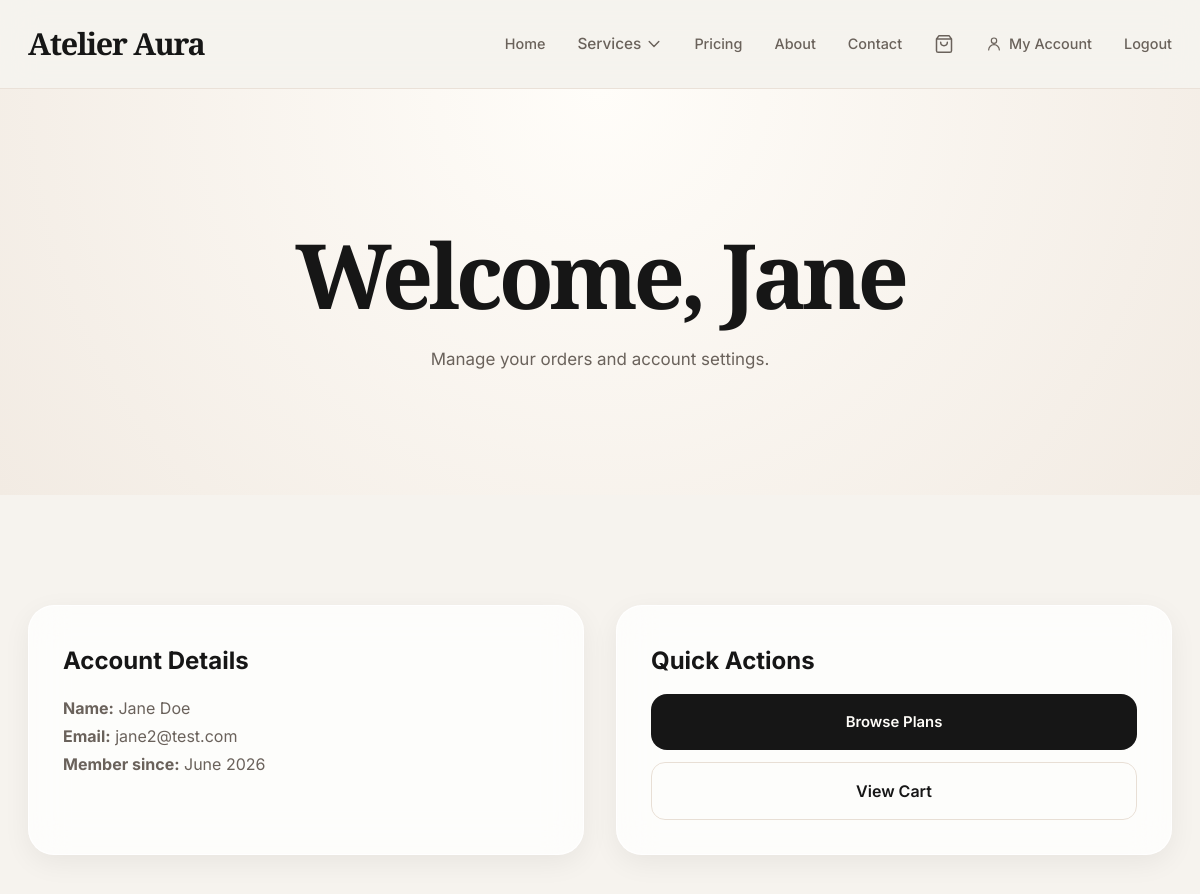
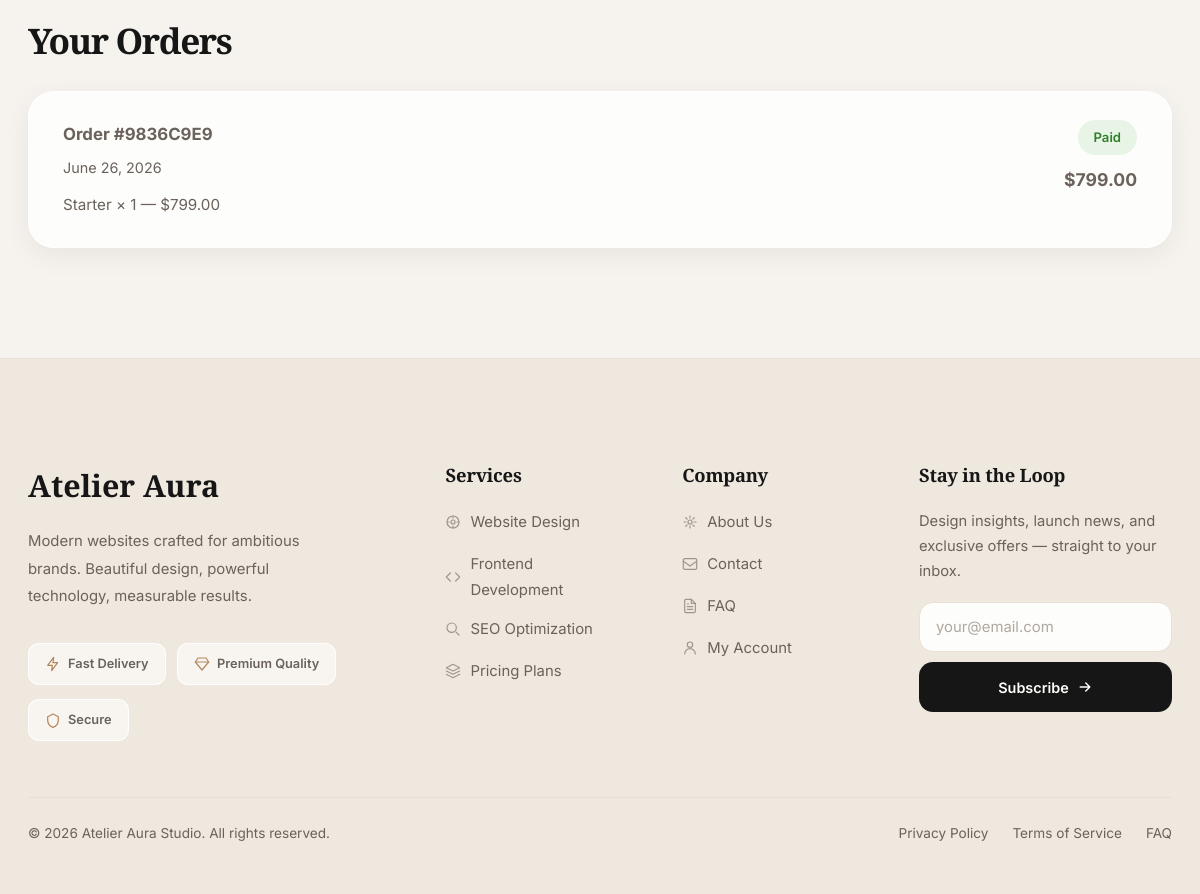
/accounts/dashboard/ (signed in), run on the app's committed database (2 pictures, top to bottom).
### shop/models.py (models this page shows, shortened)
class Order(models.Model):
    STATUS_CHOICES = [
        ('pending', 'Pending'),
        ('paid', 'Paid'),
        ('cancelled', 'Cancelled'),
    ]
    order_id = models.UUIDField(default=uuid.uuid4, editable=False, unique=True)
    user = models.ForeignKey(User, on_delete=models.SET_NULL, null=True, blank=True)
    status = models.CharField(max_length=20, choices=STATUS_CHOICES, default='pending')
    total = models.DecimalField(max_digits=10, decimal_places=2)
    stripe_payment_intent = models.CharField(max_length=200, blank=True)
    created_at = models.DateTimeField(auto_now_add=True)
    updated_at = models.DateTimeField(auto_now=True)
    class Meta:
        ordering = ['-created_at']

class OrderItem(models.Model):
    order = models.ForeignKey(Order, on_delete=models.CASCADE, related_name='items')
    plan = models.ForeignKey(Plan, on_delete=models.SET_NULL, null=True)
    plan_name = models.CharField(max_length=100)
    price = models.DecimalField(max_digits=10, decimal_places=2)
    quantity = models.PositiveIntegerField(default=1)

### accounts/views.py (the view)
# urls.py: path('dashboard/', views.dashboard, name='dashboard'),
@login_required
def dashboard(request):
    from shop.models import Order
    orders = Order.objects.filter(user=request.user).order_by('-created_at')
    return render(request, 'accounts/dashboard.html', {'orders': orders})

### shop/context_processors.py (called while the page is built)
def cart_count(request):
    count = 0
    try:
        cart = _get_cart(request)
        if cart:
            count = cart.get_item_count()
    except Exception:
        pass
    return {'cart_count': count}

def _get_cart(request):
    if request.user.is_authenticated:
        cart = Cart.objects.filter(user=request.user).first()
    else:
        session_key = request.session.session_key
        if not session_key:
            return None
        cart = Cart.objects.filter(session_key=session_key, user=None).first()
    return cart

### shop/models.py (called while the page is built)
    def get_item_count(self):
        return self.items.count()

### accounts/templates/accounts/dashboard.html (shortened to what this page needs)
{% extends 'base.html' %}
{% load static %}
{% block content %}
<section class="hero">
  <div class="container">
    <h1>Welcome, {{ user.first_name|default:user.username }}</h1>
    <p>Manage your orders and account settings.</p>
  </div>
</section>
<section class="section">
  <div class="container">
    <div style="display:grid; grid-template-columns:repeat(auto-fit,minmax(280px,1fr)); gap:32px; margin-bottom:60px;">
      <div class="card" style="padding:34px;">
        <h3 style="font-size:1.5rem; margin-bottom:12px;">Account Details</h3>
        <p><strong>Name:</strong> {{ user.get_full_name|default:user.username }}</p>
        <p><strong>Email:</strong> {{ user.email }}</p>
        <p><strong>Member since:</strong> {{ user.date_joined|date:"F Y" }}</p>
      </div>
      <div class="card" style="padding:34px;">
        <h3 style="font-size:1.5rem; margin-bottom:12px;">Quick Actions</h3>
        <div style="display:flex; flex-direction:column; gap:12px; margin-top:8px;">
          <a href="{% url 'plans' %}" class="button" style="margin-top:0; text-align:center;">Browse Plans</a>
          <a href="{% url 'cart' %}" style="display:inline-block; padding:14px 24px; border-radius:14px; border:1px solid var(--border); color:var(--text-primary); font-weight:600; text-align:center; transition:var(--transition);">View Cart</a>
        </div>
      </div>
    </div>
    <h2 style="font-family:'Cormorant Garamond',serif; font-size:2.2rem; margin-bottom:32px;">Your Orders</h2>
    {% if orders %}
    <div style="display:flex; flex-direction:column; gap:20px;">
      {% for order in orders %}
      <div class="card" style="padding:28px 34px;">
        <div style="display:flex; justify-content:space-between; align-items:flex-start; flex-wrap:wrap; gap:12px;">
          <div>
            <p style="font-weight:700; font-size:1.05rem; margin-bottom:6px;">
              Order #{{ order.order_id|stringformat:"s"|slice:":8"|upper }}
            </p>
            <p style="color:var(--text-secondary); font-size:.9rem;">{{ order.created_at|date:"F j, Y" }}</p>
            <div style="margin-top:12px;">
              {% for item in order.items.all %}
              <p style="font-size:.95rem;">{{ item.plan_name }} × {{ item.quantity }} — ${{ item.price }}</p>
              {% endfor %}
            </div>
          </div>
          <div style="text-align:right;">
            <span style="
              display:inline-block; padding:6px 16px; border-radius:999px; font-size:.82rem; font-weight:600;
              {% if order.status == 'paid' %}background:rgba(75,181,67,.12); color:#2f7f29;
              {% elif order.status == 'pending' %}background:rgba(200,150,50,.12); color:#8a6020;
              {% else %}background:rgba(181,82,67,.12); color:#9b4337;{% endif %}
            ">{{ order.get_status_display }}</span>
            <p style="font-size:1.1rem; font-weight:700; margin-top:10px;">${{ order.total }}</p>
          </div>
        </div>
      </div>
      {% endfor %}
    </div>
    {% else %}
    <div class="card" style="padding:48px; text-align:center;">
      <p style="color:var(--text-secondary); font-size:1.05rem; margin-bottom:24px;">You haven't placed any orders yet.</p>
      <a href="{% url 'plans' %}" class="button" style="margin-top:0;">Explore Plans</a>
    </div>
    {% endif %}
  </div>
</section>
{% endblock %}

### core/static/core/assets/css/base.css (style rules this page uses)
:root { --background: #f6f3ee; --surface: #fffdf9; --surface-alt: #f1ece6; --text-primary: #161616; --text-secondary: #6a625b; --border: #e8dfd5; --accent: #b3875d; --accent-hover: #8e6847; --shadow: rgba(22,22,22,.08); --hero-gradient: radial-gradient(circle at top,#fffdf9 0%,#f2ebe3 100%); --radius-sm: 14px; --radius-md: 22px; --radius-lg: 32px; --container: 1240px; --transition: all .3s ease; }
* { margin:0;padding:0;box-sizing:border-box; }
html { scroll-behavior:smooth;scrollbar-color:#b3875d #efe8df;scrollbar-width:thin; }
body { background:var(--background);color:var(--text-primary); font-family:'Inter',sans-serif;line-height:1.75;overflow-x:hidden; }
a { text-decoration:none;color:inherit; }
.container { width:100%;max-width:var(--container); margin:0 auto;padding-inline:28px; }
.hero { padding:140px 0 120px; background:var(--hero-gradient); text-align:center; }
.hero h1,.hero h2 { font-family:'Cormorant Garamond',serif; font-size:clamp(3.2rem,7.5vw,5.8rem); line-height:1;letter-spacing:-.05em; max-width:900px;margin:0 auto 26px; color:var(--text-primary); }
.hero p { max-width:680px;margin:0 auto; color:var(--text-secondary);font-size:1.06rem; }
.section { padding:110px 0; }
.section h2 { font-family:'Cormorant Garamond',serif; font-size:clamp(2.6rem,5vw,3.8rem); line-height:1.08;letter-spacing:-.04em; margin-bottom:24px;color:var(--text-primary); }
.section p { color:var(--text-secondary); }
.btn,.button { display:inline-flex;align-items:center;justify-content:center; gap:8px;margin-top:36px;min-height:56px; padding:14px 30px;border-radius:16px; background:var(--text-primary);color:var(--surface); font-weight:600;font-size:.93rem; border:1.5px solid transparent; transition:var(--transition);cursor:pointer; white-space:nowrap; }
.card,.pricing-card,.contact-form { background:rgba(255,255,255,.78); backdrop-filter:blur(18px); border:1px solid rgba(255,255,255,.88); box-shadow:0 8px 28px rgba(22,22,22,.06); }
.card,.pricing-card { border-radius:26px; }

### data on the page
Order: order_id "9836C9E9", created_at "June 26, 2026", status "Paid", total "799.00"
OrderItem: plan_name "Starter", quantity "1", price "799.00"

### other printed values
{{ user.first_name|default:user.username }} "Jane"
{{ user.get_full_name|default:user.username }} "Jane Doe"
{{ user.email }} "jane2@test.com"
{{ user.date_joined|date:"F Y" }} "June 2026"
